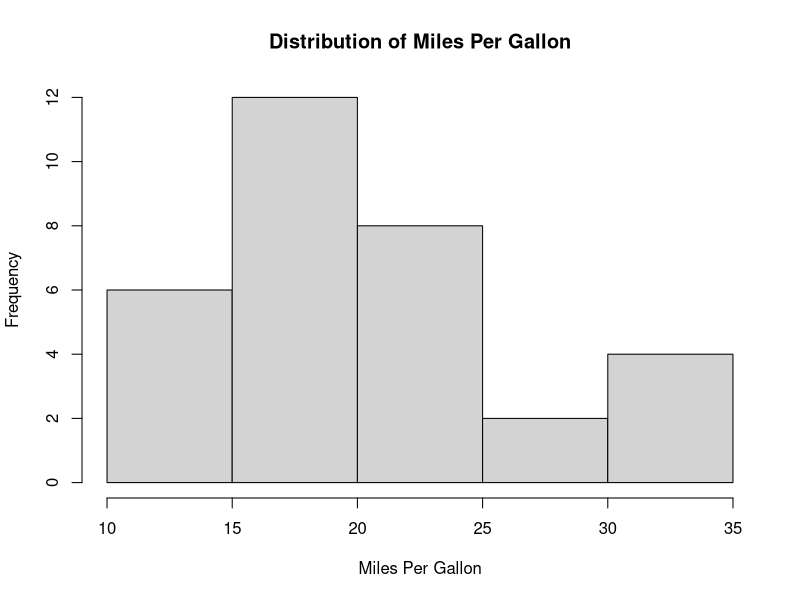
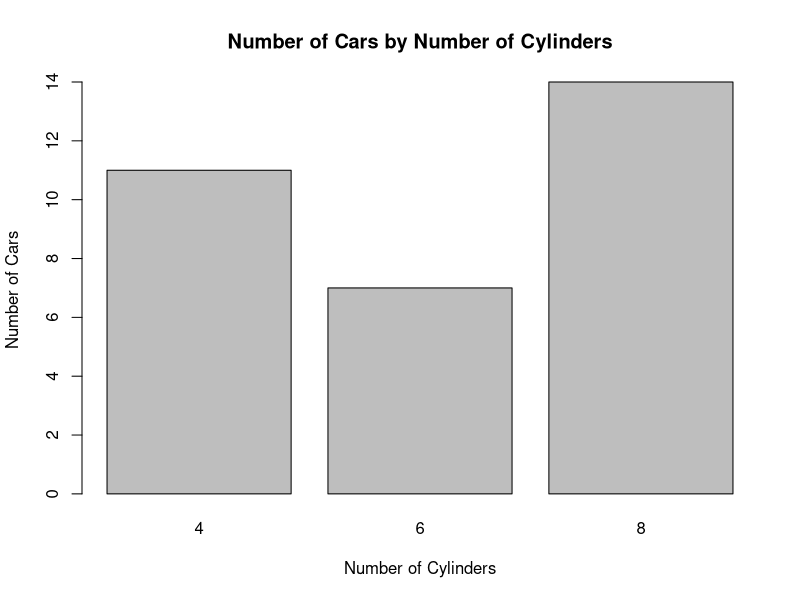
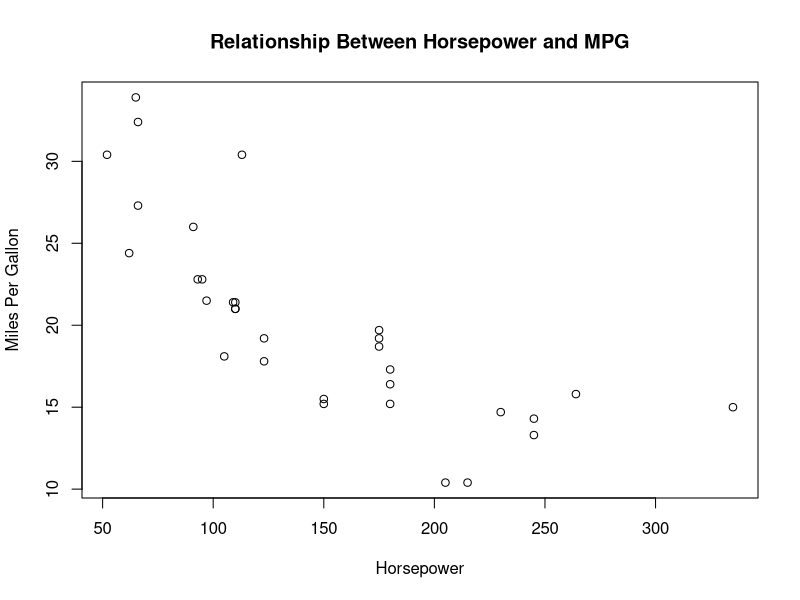
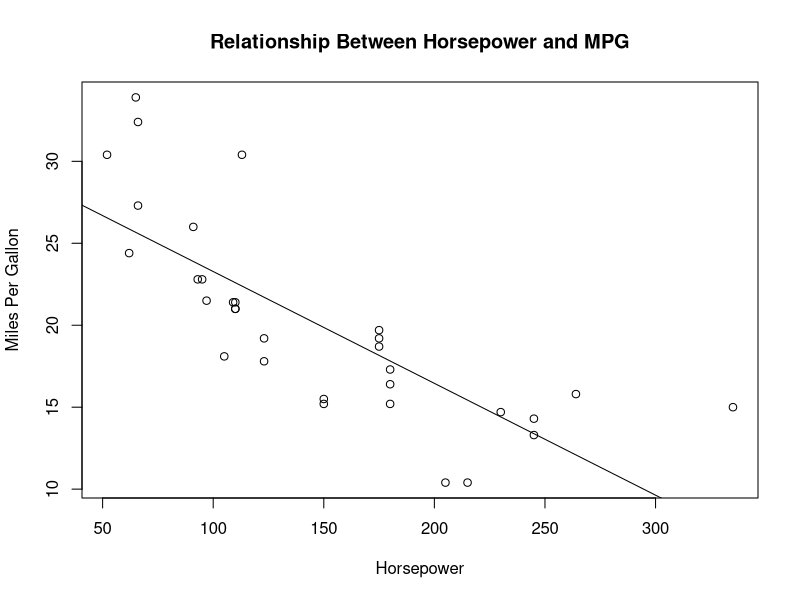

Write the R code that produced these figures, in order.
############################################################
# PSY 300
# In-Class Practice: Exploring Data in R
# SOLUTIONS
############################################################

# Today we worked with the sat.act dataset together.
# Now it is your turn to practice with a different dataset!

# For this activity, we will use the mtcars dataset.
# mtcars is built into R, so you do NOT need to install
# or load a package to access it.


############################################################
# PART 1: LOAD AND EXPLORE THE DATA ####

# 1. Load the mtcars dataset.
# Hint: use data()

data(mtcars)


# 2. Look at the first six rows of the dataset.

head(mtcars)


# 3. Look at the last six rows of the dataset.

tail(mtcars)


# 4. How many observations (rows) are in the dataset?
# Write the R code below.

nrow(mtcars)

# ANSWER: 32 observations


# 5. How many variables (columns) are in the dataset?
# Write the R code below.

ncol(mtcars)

# ANSWER: 11 variables


# 6. What are the names of the variables?
# Write the R code below.

colnames(mtcars)

# ANSWER:
# mpg, cyl, disp, hp, drat, wt, qsec, vs, am, gear, carb



############################################################
# PART 2: FIGURE OUT WHAT THE VARIABLES MEAN ####

# We should NEVER assume that we know what variables mean
# just because we recognize their names!

# 7. Open the help file for mtcars.

?mtcars


# Using the documentation, answer these questions:

# What does mpg measure?
# ANSWER: Miles per US gallon


# What does hp measure?
# ANSWER: Gross horsepower


# What does cyl measure?
# ANSWER: Number of cylinders



############################################################
# PART 3: SUMMARIZE THE DATA ####

# 8. Use summary() to summarize the entire dataset.

summary(mtcars)


# 9. Find the mean miles per gallon (mpg).
# Hint: use the $ operator to access mpg.

mean(mtcars$mpg)

# ANSWER: approximately 20.09 MPG


# 10. Find the mean horsepower (hp).

mean(mtcars$hp)

# ANSWER: approximately 146.69 horsepower


# 11. Use table() to determine how many cars have
# 4, 6, and 8 cylinders.

table(mtcars$cyl)

# ANSWER:
# 4 cylinders: 11
# 6 cylinders: 7
# 8 cylinders: 14


# QUESTION:
# Which number of cylinders is most common in this dataset?
# ANSWER: 8 cylinders



############################################################
# PART 4: VISUALIZE THE DATA ####

# 12. Create a histogram of miles per gallon (mpg).
# Give your graph:
#   - an informative title
#   - an x-axis label
#   - a y-axis label

hist(mtcars$mpg,
  main = "Distribution of Miles Per Gallon",
  xlab = "Miles Per Gallon",
  ylab = "Frequency")


# QUESTION:
# What do you notice about the distribution of mpg?
# ANSWER:
# Most cars have MPG values somewhere around 15 to 25 MPG.
# There are also a smaller number of cars with relatively
# high MPG values above 30.
#
# NOTE: Other reasonable descriptions are completely fine!


# 13. Create a bar plot showing the number of cars
# with 4, 6, and 8 cylinders.

# Hint: First save the table as an object!

cylinder_table <- table(mtcars$cyl)

barplot(
  cylinder_table,
  main = "Number of Cars by Number of Cylinders",
  xlab = "Number of Cylinders",
  ylab = "Number of Cars"
)



############################################################
# PART 5: LOOK AT TWO VARIABLES TOGETHER ####

# Before running any code:
#
# Do you predict that cars with more horsepower will
# generally have higher or lower miles per gallon?
#
# PREDICTION:
# A reasonable prediction is that cars with more horsepower
# will tend to have LOWER MPG.


# 14. Create a scatterplot with:
#     horsepower (hp) on the x-axis
#     miles per gallon (mpg) on the y-axis

plot(
  mtcars$hp,
  mtcars$mpg,
  xlab = "Horsepower",
  ylab = "Miles Per Gallon",
  main = "Relationship Between Horsepower and MPG"
)


# 15. Calculate the correlation between hp and mpg.

cor(mtcars$hp, mtcars$mpg)

# ANSWER: approximately -0.776


# QUESTION:
# Based on the scatterplot and correlation, how would you
# describe the relationship between horsepower and MPG?
#
# ANSWER:
# There is a fairly strong negative relationship between
# horsepower and MPG. Cars with greater horsepower tend
# to have lower MPG.



############################################################
# BONUS: ADD A LINE ####

# If you finish early, add a regression line to your
# scatterplot using abline() and lm().

plot(
  mtcars$hp,
  mtcars$mpg,
  xlab = "Horsepower",
  ylab = "Miles Per Gallon",
  main = "Relationship Between Horsepower and MPG"
)

abline(lm(mtcars$mpg ~ mtcars$hp))
